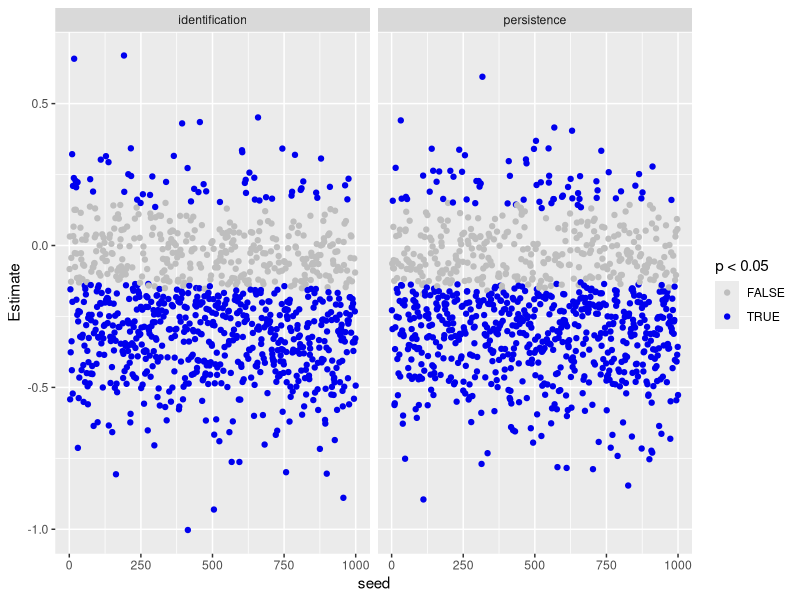

This chart was generated by the following R code:
## ---- chunk 1
knitr::opts_chunk$set(echo = TRUE)
set.seed(1)
## ---- chunk 2
library(ggplot2); library(tidyverse)
## ---- chunk 3
generate_design <- function(groupsize, persis, ident, 
                            topics, repetition, ...){
  
  # function generates underlying (empty) datastructure
  
  # count number of groups
  groups <- persis * ident * topics * repetition
  
  # make design
  expand.grid(
    participant = 1:groupsize, 
    persistence = 1:persis, 
    identification = 1:ident, 
    topic = 1:topics,
    repetition = 1:repetition) %>% 
    as.data.frame() %>% 
    rownames_to_column("id") %>% 
    mutate(
      persistence = ifelse(.$persistence == 1, 0, 1),
      identification = ifelse(.$identification == 1, 0, 1),
      group = rep(c(1:groups), each = groupsize))
}

sim_d <- function(d_frame, seed, effects, sd, groupsize, ...){
  
  # simulate data
  
  # set seed to make results reproducible
  set.seed(seed)

  # create words
  ifelse(d_frame$persistence == 1 & d_frame$identification == 1, rnorm(groupsize, effects[1], sd),
         ifelse(d_frame$persistence == 1 & d_frame$identification == 0, rnorm(groupsize, effects[2], sd),
                ifelse(d_frame$persistence == 0 & d_frame$identification == 1, rnorm(groupsize, effects[3], sd),
                       rnorm(groupsize, effects[4], sd))))
}

fit_d <- function(object, ...) {

  # analyze data
  lm(words ~ persistence + identification, object) %>% 
    summary() %>% 
    coefficients() %>%
    data.frame() %>% 
    rownames_to_column("predictor") %>% 
    filter(predictor != "(Intercept)") %>% 
    mutate(predictor = as.factor(predictor),
           n = nrow(d),
           p = Pr...t..)
}

des_sim_fit <- function(...){
  d_frame <- generate_design(...)
  words <- sim_d(d_frame, ...)
  d <- cbind(d_frame, words)
  fit_d(d)
}
## ---- chunk 4
# study design
groupsize_n   <- 20
persis_n      <- 2
ident_n       <- 2 
topics_n      <- 3
repetition_n  <- 3

# overall sample size
sample_size <- groupsize_n * persis_n * ident_n * topics_n * repetition_n
## ---- chunk 5
# create design frame
d_frame <- generate_design(
  groupsize  = groupsize_n,
  persis     = persis_n,  
  ident      = ident_n,     
  topics     = topics_n,  
  repetition = repetition_n
  )

d_frame
## ---- chunk 6
xtabs(~persistence + identification + topic + repetition, d_frame)
## ---- chunk 7
# effect sizes
m_pers_iden <- -.4
m_pers_anon <- -.2
m_ephm_iden <- -.2
m_ephm_anon <-   0
effects_est <- c(m_pers_iden, m_pers_anon, m_ephm_iden, m_ephm_anon)
sd_est <- 1
## ---- chunk 8
words <- sim_d(d_frame, seed = 1, effects_est, sd_est, groupsize_n)
d <- cbind(d_frame, words)
## ---- chunk 9
d %>% 
  group_by(persistence, identification) %>% 
  summarize(mean = mean(words))
## ---- chunk 10
lm(words ~ persistence + identification, d) %>% 
  summary()
## ---- chunk 11
n_sim <- 1000
## ---- chunk 12
sims <-
  tibble(seed = 1:n_sim) %>% 
  mutate(
    effect = map(seed, des_sim_fit, 
                 groupsize = groupsize_n, persis = persis_n, ident = ident_n, 
                 topics = topics_n, repetition = repetition_n, 
                 effects = effects_est, sd = sd_est)
    ) %>% 
  unnest(effect) %>% 
  as.data.frame()
sims
## ---- chunk 13
ggplot(sims, aes(seed, Estimate, color = p < .05)) +
  geom_point() + 
  facet_wrap(~predictor) +
  scale_color_manual(values = c("grey", "blue2"))
## ---- chunk 14
power <- 
  sims %>% 
  group_by(predictor) %>% 
  summarize(power = sum(Pr...t.. < .05) / n_sim,
            effect = mean(Estimate)) %>% 
  as.data.frame() %>% 
  print
